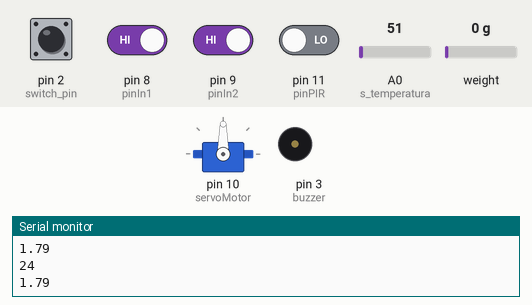
Simulated run of this sketch. Board: Arduino Uno, built with avr-gcc and run on an emulated ATmega328P. On the bench: servo, buzzer (waves = sounding, pin HIGH), the last lines printed to the serial monitor. Inputs (shaded band) come from the test bench; at power-on: pin 8 (pinIn1), pin 9 (pinIn2) HIGH, pin 2 (switch_pin), pin 11 (pinPIR) LOW, A0 (s_temperatura) = 51, weight on the scale 0 g.

Above: at 1.3 s.
1.4 s: pin 2 (switch_pin) pulled HIGH for 0.5 s
At 1.8 s:
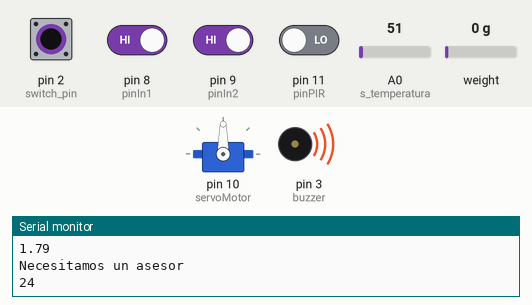
3.5 s: pin 9 (pinIn2) driven LOW
At 5.0 s:
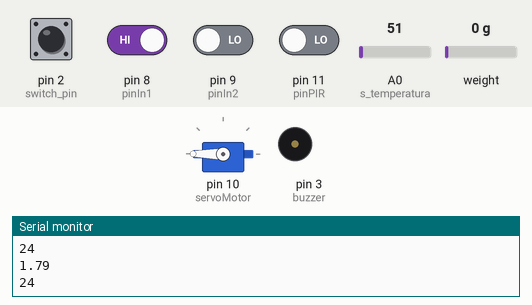
5.3 s: pin 2 (switch_pin) pulled HIGH for 1 s
At 6.2 s:
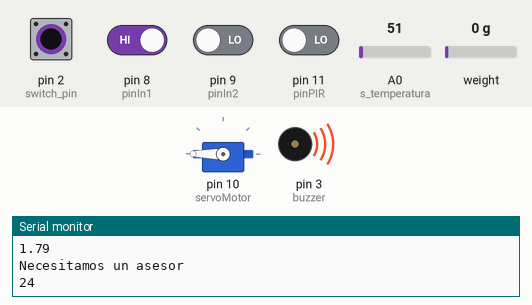
7.9 s: pin 8 (pinIn1) driven LOW and pin 9 (pinIn2) driven HIGH
9.7 s: pin 11 (pinPIR) driven HIGH
11.3 s: pin 9 (pinIn2) driven LOW
At 12.6 s:
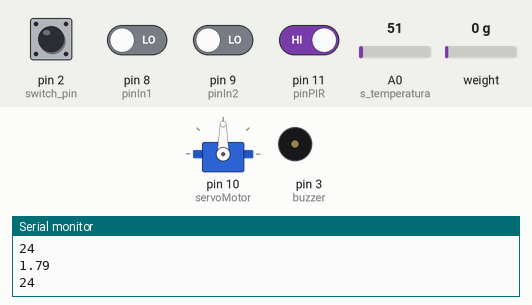
Timing chart, 0 to 13.9 s (numbered marks = the images above; inputs shaded):
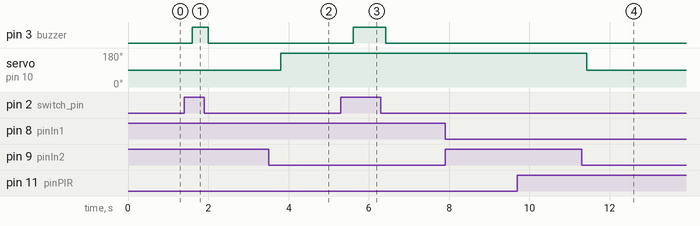

Measured:
- after the input at 1.4 s, pin 3 (buzzer): LOW → HIGH after 0.20 s, → LOW 0.40 s later
- after the input at 3.5 s, servo on pin 10 (servoMotor): 90° → 180° after 0.31 s
- after the input at 5.3 s, pin 3 (buzzer): LOW → HIGH after 0.31 s, → LOW 0.80 s later
- after the input at 11.3 s, servo on pin 10 (servoMotor): 180° → 90° after 0.13 s

The sketch:

istore.ino
```cpp
#include "HX711.h"
#include<Servo.h>

HX711 cell(4,5 );
long val = 0;
float cont  = 0;
float cantidad = 0;

const int buzzer =  3;
const int switch_pin = 2;
int estadoSwitch = 0;


int s_temperatura = 0;
int valor_temperatura = 0;
int valorConvertido = 0;
int MAX_TEMP = 20;

int pinIn1 = 8;
int pinIn2 = 9;
int numPeoples = 0;
int oneTime = 0;
int oneTimePIR = 0;
boolean isOpen = false;
Servo servoMotor;

int pinPIR = 11;


void setup() {
  Serial.begin(9600);

  pinMode(buzzer, OUTPUT);
  pinMode(switch_pin, INPUT);

  pinMode(s_temperatura, INPUT);


  pinMode(pinIn1,INPUT);
  pinMode(pinIn2,INPUT);
  servoMotor.attach(10);
  servoMotor.write(90);

  pinMode(pinPIR,INPUT);
}

void loop() {
  asesor();
  delay(100);
  temperatura();
  delay(100);
  peopleInside();
  delay(100);
  countProduct();
}


void asesor() {
  if (digitalRead(switch_pin) == HIGH) {
      digitalWrite(buzzer, HIGH);
      Serial.println("Necesitamos un asesor");
  } else {
      digitalWrite(buzzer, LOW);
  }
}

void temperatura() {
  valorConvertido = (5.0 * analogRead(s_temperatura) * 100.0) / 1024;
  if ( valorConvertido > MAX_TEMP)
  {
    Serial.println(valorConvertido);
  }
}

void openDoor(){
  servoMotor.write(180);
   Serial.println("Puerta Abierta");
}
void closeDoor(){
  servoMotor.write(90);
  Serial.println("Puerta cerrada");
}

void peopleInside(){
    int in1 = digitalRead(pinIn1);
    int in2 = digitalRead(pinIn2);
    int movement = digitalRead(pinPIR);

  if(movement == 1 && oneTimePIR == 0){
    if(numPeoples > 0){
      Serial.println("Se han aproximado a un producto");
      oneTimePIR = 1;
    }
  }
  if(movement == 0 && oneTimePIR == 1){
    if(numPeoples > 0){
      Serial.println("Ninguna proximidad al producto");
      oneTimePIR = 0;
    }
  }

      if(in1 == 0&& in2 == 0 && isOpen == false){
        if(oneTime == 0){
          closeDoor();
          oneTime = 1;
        }
      }

      if(isOpen == false && in1 == 1 && in2 == 0 ){
          openDoor();
          oneTime = 0;
          isOpen = true;
      }
      if(isOpen == true && in1 == 0 && in2 == 1){
         numPeoples = numPeoples + 1;
         Serial.print("# Personas: ");
         Serial.println(numPeoples);
         isOpen = false;
      }
}


void countProduct(){
  cont = cont+1;
    val = cell.read();
    cantidad = ((( val - (-175484))/498.48f)+5);
  Serial.println(cantidad/200);
}
```
